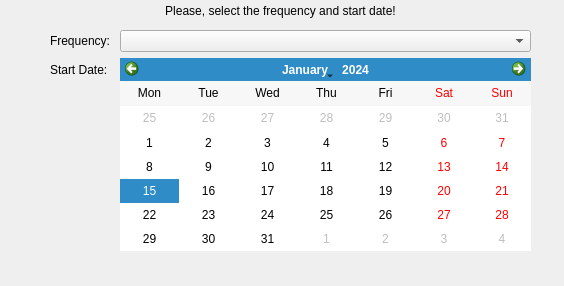
<?xml version="1.0" encoding="UTF-8"?>
<ui version="4.0">
 <class>Step4</class>
 <widget class="QWidget" name="Step4">
  <property name="geometry">
   <rect>
    <x>0</x>
    <y>0</y>
    <width>564</width>
    <height>286</height>
   </rect>
  </property>
  <property name="windowTitle">
   <string>Form</string>
  </property>
  <widget class="QLabel" name="label">
   <property name="geometry">
    <rect>
     <x>120</x>
     <y>-10</y>
     <width>321</width>
     <height>41</height>
    </rect>
   </property>
   <property name="text">
    <string>Please, select the frequency and start date!</string>
   </property>
   <property name="alignment">
    <set>Qt::AlignCenter</set>
   </property>
  </widget>
  <widget class="QWidget" name="formLayoutWidget">
   <property name="geometry">
    <rect>
     <x>50</x>
     <y>30</y>
     <width>481</width>
     <height>221</height>
    </rect>
   </property>
   <layout class="QFormLayout" name="formLayout">
    <property name="fieldGrowthPolicy">
     <enum>QFormLayout::AllNonFixedFieldsGrow</enum>
    </property>
    <item row="0" column="0">
     <widget class="QLabel" name="label_2">
      <property name="text">
       <string>Frequency: </string>
      </property>
     </widget>
    </item>
    <item row="0" column="1">
     <widget class="QComboBox" name="comboBox"/>
    </item>
    <item row="1" column="0">
     <widget class="QLabel" name="label_3">
      <property name="text">
       <string>Start Date:</string>
      </property>
     </widget>
    </item>
    <item row="1" column="1">
     <widget class="QCalendarWidget" name="calendarWidget">
      <property name="verticalHeaderFormat">
       <enum>QCalendarWidget::NoVerticalHeader</enum>
      </property>
      <property name="navigationBarVisible">
       <bool>true</bool>
      </property>
     </widget>
    </item>
   </layout>
  </widget>
 </widget>
 <resources/>
 <connections/>
</ui>
